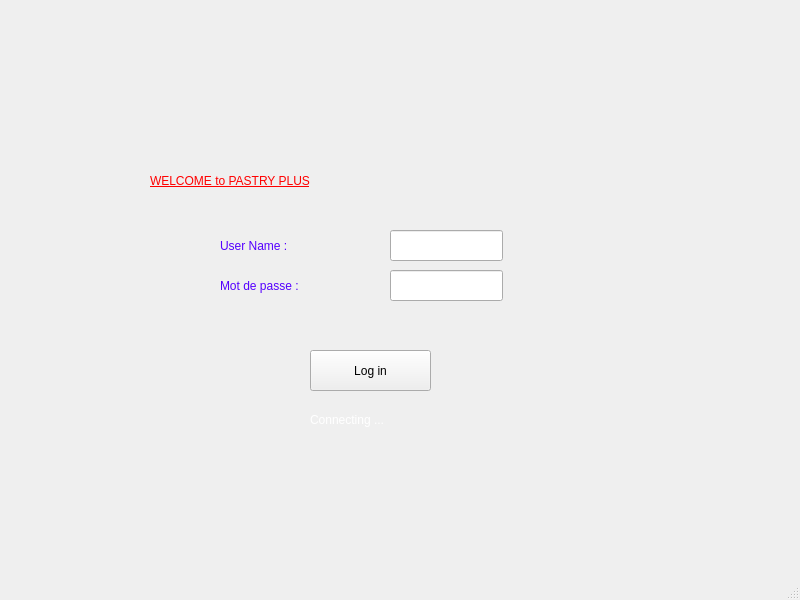
<?xml version="1.0" encoding="UTF-8"?>
<ui version="4.0">
 <class>MainWindow</class>
 <widget class="QMainWindow" name="MainWindow">
  <property name="geometry">
   <rect>
    <x>0</x>
    <y>0</y>
    <width>800</width>
    <height>600</height>
   </rect>
  </property>
  <property name="windowTitle">
   <string>MainWindow</string>
  </property>
  <widget class="QWidget" name="centralwidget">
   <widget class="QLabel" name="label">
    <property name="geometry">
     <rect>
      <x>150</x>
      <y>160</y>
      <width>431</width>
      <height>41</height>
     </rect>
    </property>
    <property name="styleSheet">
     <string notr="true">font: 75 20pt &quot;MS Shell Dlg 2&quot;;
text-decoration: underline;
color: rgb(255, 0, 0);</string>
    </property>
    <property name="text">
     <string>WELCOME to PASTRY PLUS</string>
    </property>
   </widget>
   <widget class="QLabel" name="label_2">
    <property name="geometry">
     <rect>
      <x>220</x>
      <y>230</y>
      <width>131</width>
      <height>31</height>
     </rect>
    </property>
    <property name="styleSheet">
     <string notr="true">font: 14pt &quot;MS Shell Dlg 2&quot;;
color: rgb(85, 0, 255);</string>
    </property>
    <property name="text">
     <string>User Name :</string>
    </property>
   </widget>
   <widget class="QLabel" name="label_5">
    <property name="geometry">
     <rect>
      <x>220</x>
      <y>270</y>
      <width>151</width>
      <height>31</height>
     </rect>
    </property>
    <property name="styleSheet">
     <string notr="true">font: 14pt &quot;MS Shell Dlg 2&quot;;
color: rgb(85, 0, 255);</string>
    </property>
    <property name="text">
     <string>Mot de passe :</string>
    </property>
   </widget>
   <widget class="QPushButton" name="pushButton_submit">
    <property name="geometry">
     <rect>
      <x>310</x>
      <y>350</y>
      <width>121</width>
      <height>41</height>
     </rect>
    </property>
    <property name="text">
     <string>Log in</string>
    </property>
   </widget>
   <widget class="QLineEdit" name="lineEdit_userID">
    <property name="geometry">
     <rect>
      <x>390</x>
      <y>230</y>
      <width>113</width>
      <height>31</height>
     </rect>
    </property>
   </widget>
   <widget class="QLineEdit" name="lineEdit_password">
    <property name="geometry">
     <rect>
      <x>390</x>
      <y>270</y>
      <width>113</width>
      <height>31</height>
     </rect>
    </property>
   </widget>
   <widget class="QLabel" name="label_3">
    <property name="geometry">
     <rect>
      <x>310</x>
      <y>410</y>
      <width>121</width>
      <height>20</height>
     </rect>
    </property>
    <property name="styleSheet">
     <string notr="true">font: 75 10pt &quot;MS Shell Dlg 2&quot;;
color: rgb(255, 255, 255);</string>
    </property>
    <property name="text">
     <string>Connecting ...</string>
    </property>
   </widget>
   <widget class="QLabel" name="login_img">
    <property name="geometry">
     <rect>
      <x>0</x>
      <y>0</y>
      <width>791</width>
      <height>581</height>
     </rect>
    </property>
    <property name="text">
     <string/>
    </property>
    <property name="pixmap">
     <pixmap resource="produit_ingredient.qrc">:/image/front.jpg</pixmap>
    </property>
   </widget>
   <zorder>login_img</zorder>
   <zorder>label</zorder>
   <zorder>label_2</zorder>
   <zorder>label_5</zorder>
   <zorder>pushButton_submit</zorder>
   <zorder>lineEdit_userID</zorder>
   <zorder>lineEdit_password</zorder>
   <zorder>label_3</zorder>
  </widget>
  <widget class="QMenuBar" name="menubar">
   <property name="geometry">
    <rect>
     <x>0</x>
     <y>0</y>
     <width>800</width>
     <height>26</height>
    </rect>
   </property>
  </widget>
  <widget class="QStatusBar" name="statusbar"/>
 </widget>
 <resources>
  <include location="produit_ingredient.qrc"/>
 </resources>
 <connections/>
</ui>
